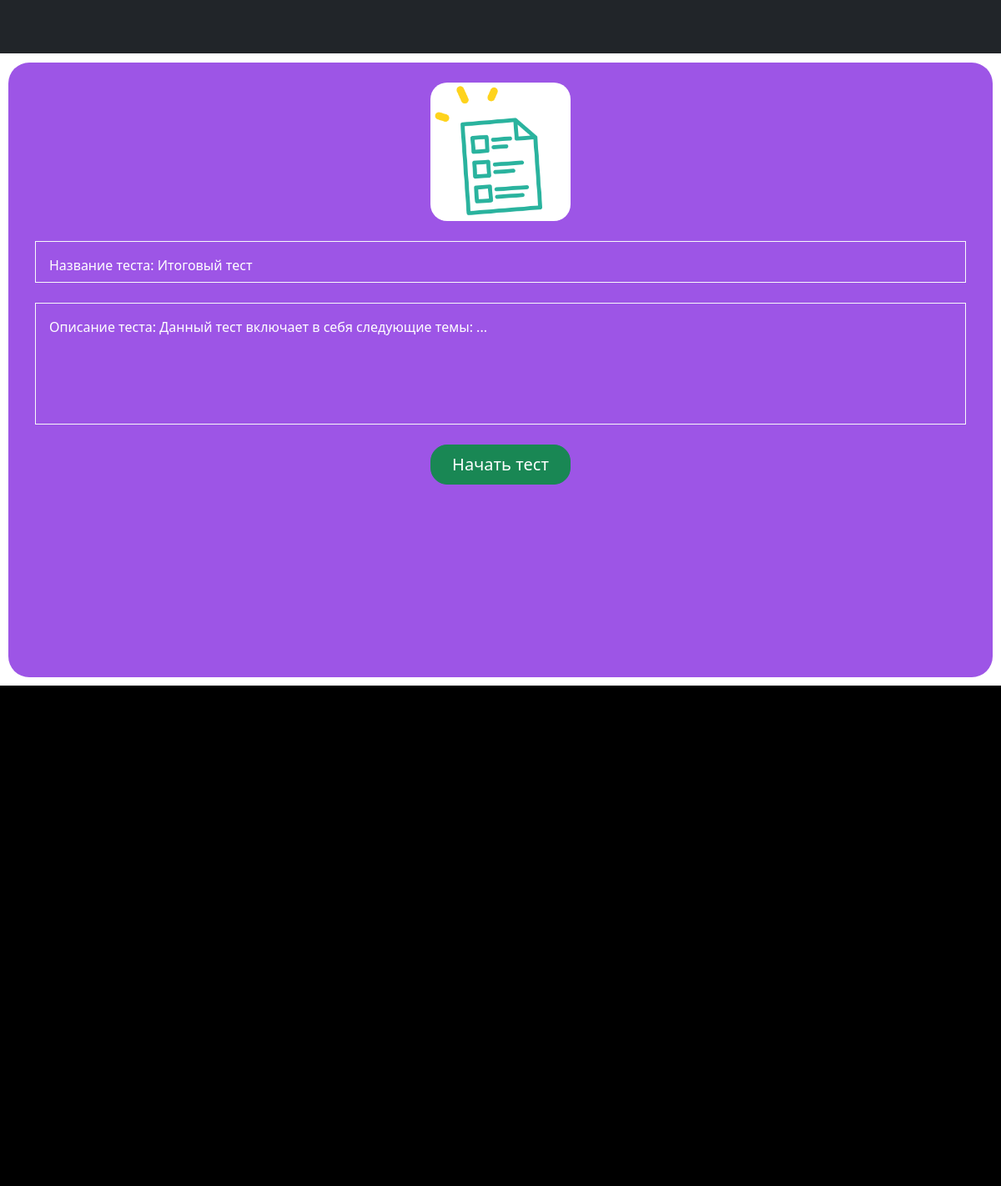
The app's page /test/start_a_test/23 (signed in) with its own data.
### univ_app/models.py (models this page shows, shortened)
class Task(models.Model):
    title = models.CharField(max_length=200, default = '', blank = True) #this field is present in Test itself
    description = models.TextField(default = '', blank = True) #this field is present in Test itself
    subject = models.ForeignKey("Subject", blank = True, null = True, on_delete = models.SET_NULL)
    created_at = models.DateTimeField(auto_now_add = True, null = True, blank = True)
    created_by = models.ForeignKey("Teacher", blank = True, null = True, on_delete = models.SET_NULL)
    class Meta:
        abstract = True

class Test(Task):
    slug = models.SlugField(max_length = 120 , blank = True, null = True)
    link = models.CharField(max_length=1000, default = '')
    image = models.ImageField(upload_to = "uploads/", blank = True , null=True, default = "test.png")

### univ_app/decorators.py (the view)
        def wrapper(request, *args, **kwargs):
            group = None
            if request.user.groups.exists():
                group = request.user.groups.all()[0].name
            if group in allowed_groups:
                return view_func(request, *args, **kwargs)
            else:
                return HttpResponse("У вас нет прав доступа к этой странице")

### univ_app/views.py (called while the page is built)
@allowed_users(allowed_groups = ["student"])
def start_a_test(request, testid):
    the_test = Test.objects.get(id = testid)
    ctx = {
    "the_test":the_test,
    }
    return render(request,"tester/take_test/start_a_test.html", ctx )

### templates/tester/take_test/start_a_test.html (shortened to what this page needs)
{% extends "tester_base.html"%}
{% block start_test %}
<div class = 'container'>
  <br>
  <img src="{{the_test.image.url}}" alt="" class = "center">
  <br>
  <div class="border border-light p-3 mb-4">
    <div class="text-wrap" style=" height: 1rem; width: 80%; color: white;">
      Название теста: {{the_test.title}}
    </div>
  </div>
  <div class="border border-light p-3 mb-4">
    <div class="text-wrap" style=" height: 7rem; width: 80%; color: white;">
      Описание теста: {{the_test.description}}
    </div>
  </div>
  <form action = "{% url 'take_test' the_test.pk 0 0 %}">
      <button type="submit" class = "btn btn-success btn-lg center" name="button">Начать тест</button>
  </form>
</div>
{% endblock %}

### univ_app/static/univ_app/css/base.css (style rules this page uses)
body { background: white; }

### templates/tester/take_test/start_a_test.html (style rules this page uses)
.center { display: block; margin-left: auto; margin-right: auto; width: 15%; border-radius: 20px; }

### templates/tester_base.html (style rules this page uses)
body { background-color:white; color: white; }

### records on screen
Test: image (picture), title "Итоговый тест", description "Данный тест включает в себя следующие темы: ..."
